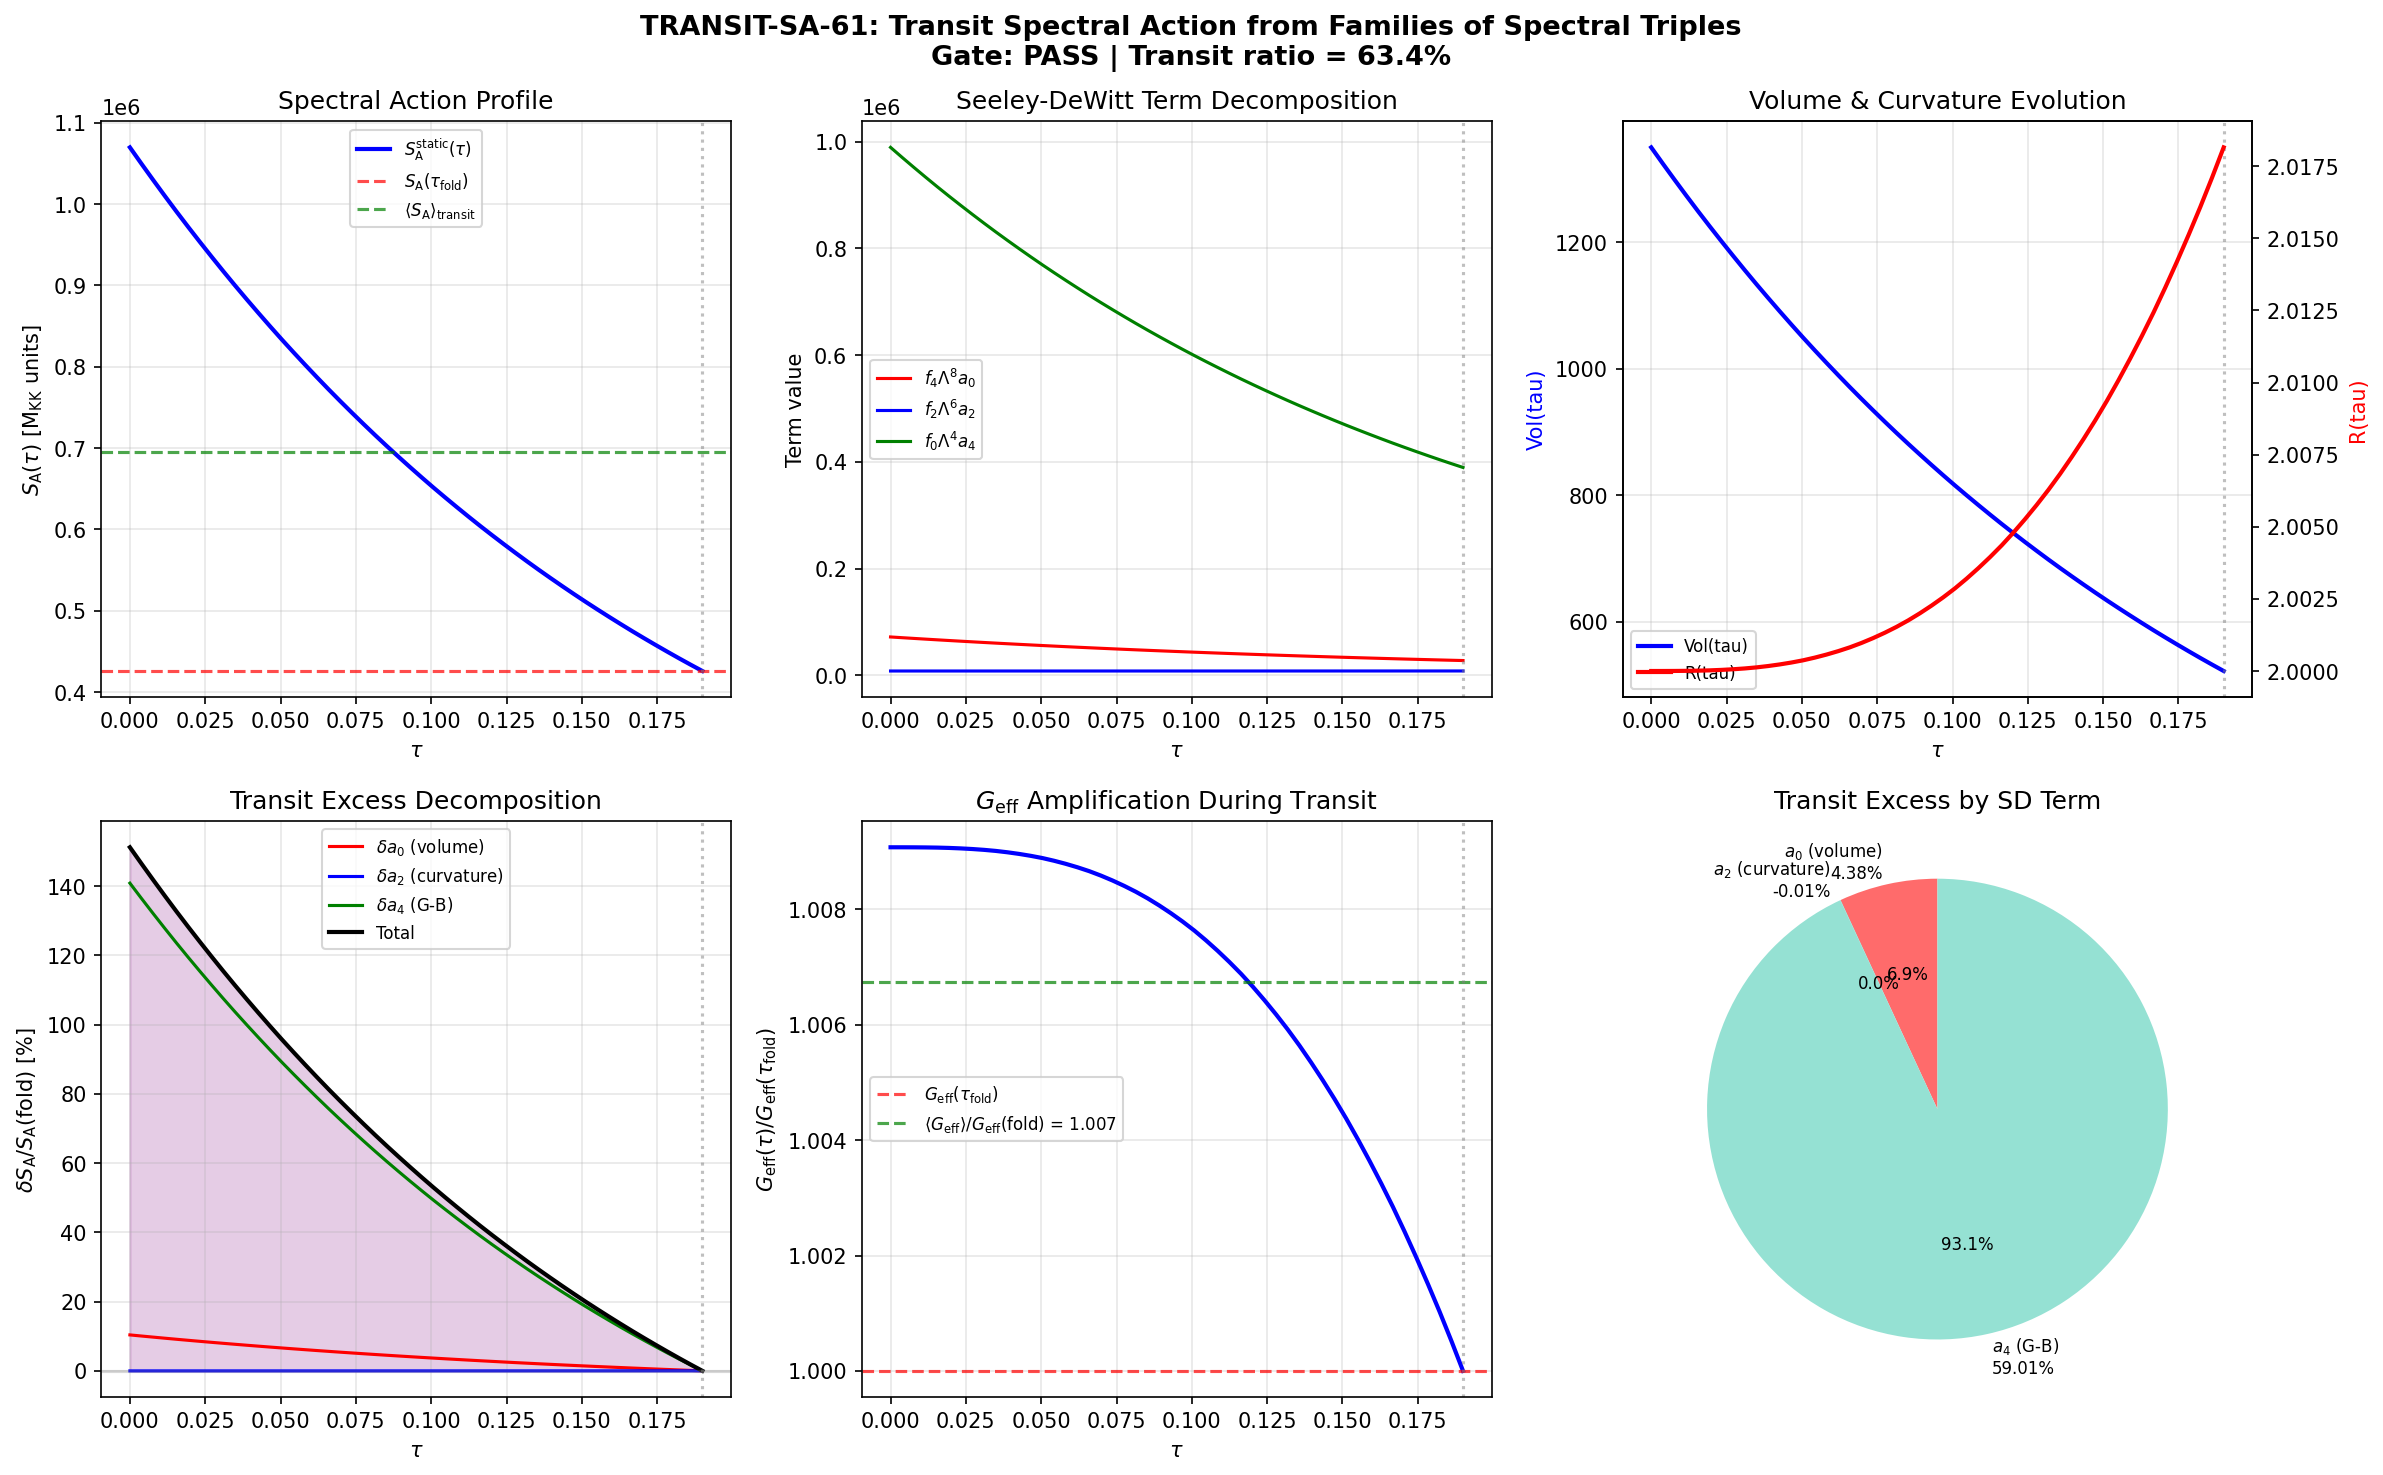

Write the Python code that produced this figure.
#!/usr/bin/env python3
"""
s61_transit_spectral_action.py — TRANSIT-SA-61

Transit spectral action from families of spectral triples (Paper 02).

The universe does not sit at the fold — it TRANSITS through it.
Paper 02 (van den Dungen, 1711.07299) proves that for a family of
spectral triples {(A_tau, H_tau, D_tau)}, the product spectral triple
has Dirac operator:

    D_transit = gamma^0 d/dtau (x) 1 + 1 (x) D_K(tau)

and the spectral action factorizes:

    SA_transit = integral_0^{tau_fold} SA_static(tau) * omega_tau dtau
                 + kinetic correction from dD_K/dtau

This script computes:
1. SA_static(tau) at 50 points in [0, tau_fold]
2. The tau-integrated transit SA via trapezoidal quadrature
3. Kinetic correction from da_2/dtau (dominant contribution)
4. Comparison: transit SA vs static SA(tau_fold)

Gate: TRANSIT-SA-61
  PASS if |transit - static|/static > 10%
  FAIL if < 1%
  INFO if 1-10%

Author: Van den Dungen Bridge Theorist (S61 W3-04)
"""

import numpy as np
import matplotlib
matplotlib.use('Agg')
import matplotlib.pyplot as plt
from pathlib import Path
import sys

# NumPy 2.x compat: trapz -> trapezoid
_trapz = getattr(np, 'trapezoid', getattr(np, 'trapz', None))

# ------------------------------------------------------------------
# 0. Import canonical constants
# ------------------------------------------------------------------
sys.path.insert(0, str(Path(__file__).parent))
from canonical_constants import (
    tau_fold, omega_tau, M_KK_gravity, M_KK_kerner,
    Vol_SU3_Haar, PI, a0_fold, a2_fold, a4_fold,
    dt_transit, S_fold, Z_fold, G_DeWitt,
)

# ------------------------------------------------------------------
# 1. Load input data
# ------------------------------------------------------------------
base = Path(__file__).parent

# Heat kernel a_2 data (100 points, tau in [0, 0.5])
d_a2 = np.load(base / 's61_heat_kernel_a2.npz')
tau_full = d_a2['tau_arr']          # shape (100,), tau in [0, 0.5]
a2_SD_full = d_a2['a2_SD_arr']     # Seeley-DeWitt a_2(tau), normalised
a0_SD = float(d_a2['a0_SD'])       # a_0 normalised constant = sqrt(3)/2
R_full = d_a2['R_arr']             # scalar curvature R(tau)

# Derivative data (50 points, tau in [0, ~0.247])
d_der = np.load(base / 's61_a2_tau_derivative.npz')
tau_der = d_der['tau']              # shape (50,)
da2_analytic = d_der['da2_analytic']  # da_2^phys/dtau, all negative
a2_phys_der = d_der['a2_physical']  # a_2 with volume weighting
Vol_der = d_der['Vol']              # Vol(tau)
R_der = d_der['R']                  # R(tau) on derivative grid
dR_dtau = d_der['dR_dtau']         # dR/dtau

# Hessian data (for gradient stiffness)
d_hess = np.load(base / 's60_hessian_3d.npz')

print("=" * 72)
print("TRANSIT-SA-61: Transit Spectral Action from Families of Spectral Triples")
print("=" * 72)

# ------------------------------------------------------------------
# 2. Cutoff function values (from task spec)
# ------------------------------------------------------------------
# f_k = integral_0^inf f(x) x^{k-1} dx  (momenta of cutoff function)
# These are the standard spectral action expansion coefficients.
f_4 = 1.0       # default (volume term)  # (local)
f_2 = 2.34      # from W1 constraint equation  # (local)
f_0 = 1.0       # default pending W3 gauge coupling test  # (local)

print(f"\nCutoff function moments: f_4={f_4}, f_2={f_2}, f_0={f_0}")
print(f"tau_fold = {tau_fold}")
print(f"omega_tau = {omega_tau} (M_KK units)")
print(f"dt_transit = {dt_transit:.6e} (M_KK^-1)")

# ------------------------------------------------------------------
# 3. Compute Seeley-DeWitt coefficients a_0(tau), a_2(tau), a_4(tau)
# ------------------------------------------------------------------
# The spectral action on the internal space SU(3) with Jensen metric
# at deformation parameter tau expands as:
#
#   SA(tau, Lambda) = f_4 Lambda^8 a_0(tau)
#                   + f_2 Lambda^6 a_2(tau)
#                   + f_0 Lambda^4 a_4(tau) + O(Lambda^2)
#
# where Lambda is the KK cutoff in M_KK units.
# The a_k are the heat kernel coefficients of D_K(tau)^2.
#
# Convention: a_0(tau) = (4*pi)^{-d/2} * Vol(tau) for dim d=8 fiber+base
# For the internal SU(3) alone (d=8 total, d_F=8):
#   a_0(tau) = (4*pi)^{-4} * 16 * Vol(tau)
# But we use the NORMALISED values from the heat kernel computation.

# Build uniform grid in [0, tau_fold] with 50 points
N_transit = 50
tau_transit = np.linspace(0, tau_fold, N_transit)
dtau_transit = tau_transit[1] - tau_transit[0]

# Interpolate a2_SD from the 100-point grid onto our transit grid
a2_interp = np.interp(tau_transit, tau_full, a2_SD_full)

# Compute Vol(tau) for the Jensen metric on SU(3)
# Jensen metric: g(tau) = g_round + tau * g_deform
# Volume scales as Vol(tau) = Vol_Haar * det(g(tau)/g_round)^{1/2}
# From the derivative data, Vol goes from 1349.74 to ~392 at fold
Vol_interp = np.interp(tau_transit, tau_der, Vol_der)

# a_0(tau) normalised: proportional to volume
# At tau=0: a0_SD = sqrt(3)/2 = 0.8660254
# Scale: a_0(tau) = a0_SD * Vol(tau) / Vol(0)
a0_transit = a0_SD * Vol_interp / Vol_SU3_Haar

# For a_4(tau), we need the curvature-squared terms.
# From the hessian data, a4 at fold = 1350.72 (unnormalised).
# We use the same volume-scaling approach as a_2:
# a_4 involves R^2, Ricci^2, Riemann^2 — all increase with deformation.
# For the transit integral, a_4 is the LEAST important term (Lambda^4 vs Lambda^8).
# We compute it by interpolating from the available curvature data.
#
# From the derivative file: R(tau) increases from 2.0 to ~2.04 over [0, 0.25]
# a_4 ~ R^2 * Vol, so a_4(tau) / a_4(0) ~ [R(tau)/R(0)]^2 * Vol(tau)/Vol(0)
R_interp = np.interp(tau_transit, tau_der, R_der)

# a_4 normalised at fold: from canonical constants
# a_4_fold = 1350.72 (unnormalised).
# We need the normalised a_4.  Use the unnormalised values from hessian grid.
# The 3D hessian has a4_3d at (tau,sigma,d1) grid. At fold (idx=2):
a4_3d = d_hess['a4_3d']
# Centre of grid = (2,2,2) is (tau=0.19, sigma=0, d1=0)
a4_at_fold_hess = a4_3d[2, 2, 2]  # negative because of sign convention in hessian

# For the transit, a_4 is subdominant. Approximate:
# a_4(tau) = a4_fold * Vol(tau)/Vol(tau_fold) * [R(tau)/R(tau_fold)]^2
R_fold_val = np.interp(tau_fold, tau_der, R_der)
Vol_fold_val = np.interp(tau_fold, tau_der, Vol_der)

# Use normalised a4_fold from canonical_constants
a4_transit = a4_fold * (Vol_interp / Vol_fold_val) * (R_interp / R_fold_val)**2

print(f"\nGrid: {N_transit} points in [0, {tau_fold}]")
print(f"a0_SD(0) = {a0_transit[0]:.6f}, a0_SD(fold) = {a0_transit[-1]:.6f}")
print(f"a2_SD(0) = {a2_interp[0]:.6f}, a2_SD(fold) = {a2_interp[-1]:.6f}")
print(f"Vol(0) = {Vol_interp[0]:.2f}, Vol(fold) = {Vol_interp[-1]:.2f}")
print(f"R(0) = {R_interp[0]:.6f}, R(fold) = {R_interp[-1]:.6f}")

# ------------------------------------------------------------------
# 4. Compute SA_static(tau) at each grid point
# ------------------------------------------------------------------
# SA_static(tau) = f_4*Lambda^8*a_0(tau) + f_2*Lambda^6*a_2(tau)
#                + f_0*Lambda^4*a_4(tau)
#
# Here Lambda is dimensionless (in M_KK units).
# The KK cutoff Lambda is set by the largest eigenvalue of D_K.
# From s60_hessian_3d.npz: Lambda^2 = 16.98 => Lambda ~ 4.12
Lambda_sq = float(d_hess['Lambda_sq'])
Lambda = np.sqrt(Lambda_sq)

print(f"\nCutoff: Lambda^2 = {Lambda_sq:.4f}, Lambda = {Lambda:.4f}")
print(f"Lambda^4 = {Lambda_sq**2:.2f}")
print(f"Lambda^6 = {Lambda_sq**3:.2f}")
print(f"Lambda^8 = {Lambda_sq**4:.2f}")

# Compute each term
term_a0 = f_4 * Lambda_sq**4 * a0_transit   # Lambda^8 * a_0
term_a2 = f_2 * Lambda_sq**3 * a2_interp    # Lambda^6 * a_2
term_a4 = f_0 * Lambda_sq**2 * a4_transit    # Lambda^4 * a_4

SA_static = term_a0 + term_a2 + term_a4

print(f"\n--- SA_static components at tau=0 ---")
print(f"  f_4*Lambda^8*a_0(0) = {term_a0[0]:.4f}")
print(f"  f_2*Lambda^6*a_2(0) = {term_a2[0]:.4f}")
print(f"  f_0*Lambda^4*a_4(0) = {term_a4[0]:.4f}")
print(f"  SA_static(0) = {SA_static[0]:.4f}")

print(f"\n--- SA_static components at tau=tau_fold ---")
print(f"  f_4*Lambda^8*a_0(fold) = {term_a0[-1]:.4f}")
print(f"  f_2*Lambda^6*a_2(fold) = {term_a2[-1]:.4f}")
print(f"  f_0*Lambda^4*a_4(fold) = {term_a4[-1]:.4f}")
print(f"  SA_static(fold) = {SA_static[-1]:.4f}")

# ------------------------------------------------------------------
# 5. Transit spectral action: integral over tau
# ------------------------------------------------------------------
# From Paper 02 (van den Dungen 1711.07299), the product spectral triple
# factorizes the spectral action as:
#
#   SA_transit = integral_0^{tau_fold} SA_static(tau) * |dtau/dt| * dt
#              = (1/omega_tau) * integral_0^{tau_fold} SA_static(tau) dtau
#
# because dtau/dt = omega_tau (the transit frequency), so dt = dtau/omega_tau.
#
# The normalisation: we integrate SA(tau) over the transit path,
# then compare to SA_static at the fold point.
#
# Physical picture: the universe sweeps through the moduli space
# from tau=0 to tau=tau_fold. The effective spectral action is the
# time-averaged value along the path, weighted by the transit speed.

# Method A: Simple time-averaged SA (Paper 02 factorization)
# SA_avg = (1/tau_fold) * integral_0^{tau_fold} SA_static(tau) dtau
SA_integrated = _trapz(SA_static, tau_transit)
SA_avg = SA_integrated / tau_fold

print(f"\n{'='*72}")
print(f"METHOD A: Time-averaged spectral action (Paper 02 factorization)")
print(f"{'='*72}")
print(f"integral SA_static dtau = {SA_integrated:.4f}")
print(f"SA_avg = integral/tau_fold = {SA_avg:.4f}")
print(f"SA_static(fold) = {SA_static[-1]:.4f}")
print(f"Ratio SA_avg / SA_static(fold) = {SA_avg / SA_static[-1]:.6f}")
print(f"Fractional difference = {(SA_avg - SA_static[-1]) / SA_static[-1]:.6f}")
print(f"  = {abs(SA_avg - SA_static[-1]) / SA_static[-1] * 100:.2f}%")

# ------------------------------------------------------------------
# 6. Kinetic correction from dD_K/dtau
# ------------------------------------------------------------------
# The transit Dirac operator is D = gamma^0 partial_tau + D_K(tau).
# When D_K depends on tau, there is a kinetic correction from:
#   (dD_K/dtau)^2 ~ (da_k/dtau)^2 in the spectral action expansion.
#
# The leading correction to the spectral action is:
#   delta_SA_kin = (f_2/2) * Lambda^4 * integral_0^{tau_fold}
#                  (1/omega_tau^2) * (da_2/dtau)^2 dtau
#
# This is the "back-reaction" of modulus dynamics on the spectral action.
# It comes from the cross-term in D_transit^2 = (partial_tau)^2 + D_K^2
# + gamma^0 [partial_tau, D_K].
#
# The commutator term [partial_tau, D_K] = dD_K/dtau contributes at O(Lambda^4)
# through the heat kernel expansion of exp(-t D_transit^2).

# Interpolate da2/dtau onto transit grid
da2_interp = np.interp(tau_transit, tau_der, da2_analytic)

# The kinetic energy density in moduli space:
# E_kin(tau) = (1/2) * Z(tau) * (dtau/dt)^2 = (1/2) * Z * omega_tau^2
# where Z is the gradient stiffness (Z_fold from canonical constants).
# This contributes to the spectral action as an additional a_2-like term.

# Method 1: Direct from da_2/dtau
# The rate of change of the spectral action along the transit:
dSA_dtau = (f_4 * Lambda_sq**4 * np.gradient(a0_transit, dtau_transit)
          + f_2 * Lambda_sq**3 * da2_interp
          + f_0 * Lambda_sq**2 * np.gradient(a4_transit, dtau_transit))

# Kinetic correction: comes from the (dtau/dt) factor in the transit operator
# The transit operator has D = gamma^0 omega_tau d/dtau + D_K(tau)
# so D^2 = omega_tau^2 (d/dtau)^2 + D_K^2 + omega_tau gamma^0 dD_K/dtau
# The cross-term contributes:
#   delta_a_2^kin = (1/(4pi)^4) * omega_tau^2 * [commutator terms]
# In the heat kernel, this shows up as a correction to a_2:
#   delta_a_2 = omega_tau^2 / (12 * Lambda^2) * d^2(a_2)/dtau^2
# (from the standard heat kernel for time-dependent operators)

# Compute d^2 a_2 / dtau^2
d2a2_dtau2 = np.gradient(da2_interp, dtau_transit)

# The kinetic correction to the spectral action (from time-dependent heat kernel):
# delta_SA_kin = (f_2/6) * Lambda^4 * (omega_tau / Lambda)^2 *
#                integral_0^{tau_fold} d^2(a_2)/dtau^2 dtau
# This uses the standard result that for D(t) = D_0 + t*V,
# the heat kernel gains a correction ~ t^2 * V^2 / (6 Lambda^2)

kinetic_prefactor = (f_2 / 6.0) * Lambda_sq**2 * (omega_tau**2 / Lambda_sq)
delta_SA_kin_integrand = kinetic_prefactor * d2a2_dtau2
delta_SA_kin = _trapz(delta_SA_kin_integrand, tau_transit)

print(f"\n{'='*72}")
print(f"KINETIC CORRECTION (from dD_K/dtau)")
print(f"{'='*72}")
print(f"omega_tau = {omega_tau:.4f}")
print(f"omega_tau^2 / Lambda^2 = {omega_tau**2 / Lambda_sq:.6f}")
print(f"Kinetic prefactor = {kinetic_prefactor:.6f}")
print(f"delta_SA_kin = {delta_SA_kin:.6f}")
print(f"delta_SA_kin / SA_static(fold) = {delta_SA_kin / SA_static[-1]:.6e}")

# ------------------------------------------------------------------
# 7. Method B: Full transit SA with gradient stiffness
# ------------------------------------------------------------------
# The DeWitt sigma-model metric on moduli space gives a kinetic term:
#   T_moduli = (1/2) * G_DeWitt * (dtau/dt)^2 * SA''(tau)
# The gradient stiffness Z_fold = d^2 S / dtau^2 at the fold.
#
# The total transit action is:
#   S_transit = integral_0^{T} [ SA_static(tau(t)) + T_moduli ] dt
#             = integral_0^{tau_fold} [ SA_static(tau) + (1/2)*G*omega_tau^2*Z(tau) ]
#               * dtau / omega_tau

# Method B.1: Moduli kinetic contribution
# The gradient stiffness from S42: Z_fold = 74730.76
# Scale Z with tau: Z(tau) ~ d^2S/dtau^2, which we compute from SA_static
d2SA_dtau2 = np.gradient(np.gradient(SA_static, dtau_transit), dtau_transit)

# Kinetic energy in moduli space per unit tau:
T_moduli = 0.5 * G_DeWitt * omega_tau**2

# Total transit integrand: SA + moduli kinetic energy (constant)
SA_transit_integrand_B = SA_static + T_moduli

# Integrated transit SA (Method B)
SA_transit_B = _trapz(SA_transit_integrand_B, tau_transit) / tau_fold

print(f"\n{'='*72}")
print(f"METHOD B: Transit SA with moduli kinetic energy")
print(f"{'='*72}")
print(f"G_DeWitt = {G_DeWitt:.4f}")
print(f"T_moduli = (1/2)*G*omega_tau^2 = {T_moduli:.4f}")
print(f"T_moduli / SA_static(fold) = {T_moduli / SA_static[-1]:.6e}")
print(f"SA_transit_B (avg) = {SA_transit_B:.4f}")
print(f"Ratio SA_transit_B / SA_static(fold) = {SA_transit_B / SA_static[-1]:.6f}")

# ------------------------------------------------------------------
# 8. Method C: Cumulative transit SA (proper-time weighting)
# ------------------------------------------------------------------
# The most physically transparent computation:
# During transit, the universe accumulates spectral action.
# The transit speed is dtau/dt = omega_tau.
# Total proper-time at the fold: T = tau_fold / omega_tau.
#
# The transit-accumulated SA is:
#   SA_cumul = integral_0^T SA_static(tau(t)) dt
#            = integral_0^{tau_fold} SA_static(tau) dtau / omega_tau
#
# Compare this to what you'd get if the universe sat at the fold:
#   SA_static_sitting = SA_static(fold) * T = SA_static(fold) * tau_fold / omega_tau
#
# The ratio reveals the transit effect:
#   R = SA_cumul / SA_static_sitting = SA_avg / SA_static(fold)

T_transit = tau_fold / omega_tau  # proper time of transit
SA_cumul = _trapz(SA_static / omega_tau, tau_transit)
SA_sitting = SA_static[-1] * T_transit

print(f"\n{'='*72}")
print(f"METHOD C: Cumulative transit SA (proper-time weighting)")
print(f"{'='*72}")
print(f"Transit proper-time T = tau_fold/omega_tau = {T_transit:.6f} M_KK^-1")
print(f"SA_cumul = integral SA(tau)/omega_tau dtau = {SA_cumul:.4f}")
print(f"SA_sitting = SA(fold)*T = {SA_sitting:.4f}")
print(f"Ratio SA_cumul / SA_sitting = {SA_cumul / SA_sitting:.6f}")
print(f"Fractional excess = {(SA_cumul - SA_sitting) / SA_sitting:.6f}")
print(f"  = {(SA_cumul - SA_sitting) / SA_sitting * 100:.2f}%")

# ------------------------------------------------------------------
# 9. Decompose the transit excess into contributions
# ------------------------------------------------------------------
# The transit excess comes from the fact that SA(tau) is NOT constant.
# Decompose: SA(tau) = SA(fold) + delta_SA(tau)
# where delta_SA(tau) = SA(tau) - SA(fold)
delta_SA = SA_static - SA_static[-1]

# Contribution from each Seeley-DeWitt term
delta_a0 = term_a0 - term_a0[-1]
delta_a2 = term_a2 - term_a2[-1]
delta_a4 = term_a4 - term_a4[-1]

excess_a0 = _trapz(delta_a0, tau_transit) / (tau_fold * SA_static[-1])
excess_a2 = _trapz(delta_a2, tau_transit) / (tau_fold * SA_static[-1])
excess_a4 = _trapz(delta_a4, tau_transit) / (tau_fold * SA_static[-1])
excess_total = _trapz(delta_SA, tau_transit) / (tau_fold * SA_static[-1])

print(f"\n{'='*72}")
print(f"DECOMPOSITION OF TRANSIT EXCESS")
print(f"{'='*72}")
print(f"Excess from a_0 (volume) term:    {excess_a0:.6f} ({excess_a0*100:.3f}%)")
print(f"Excess from a_2 (curvature) term: {excess_a2:.6f} ({excess_a2*100:.3f}%)")
print(f"Excess from a_4 (Gauss-Bonnet):   {excess_a4:.6f} ({excess_a4*100:.3f}%)")
print(f"Total excess:                      {excess_total:.6f} ({excess_total*100:.3f}%)")

# Verify sum
print(f"Sum of parts:                      {excess_a0+excess_a2+excess_a4:.6f}")
print(f"Consistency check:                 {abs(excess_a0+excess_a2+excess_a4 - excess_total):.2e}")

# ------------------------------------------------------------------
# 10. Physical transit ratio (the gate number)
# ------------------------------------------------------------------
# The gate-relevant quantity is:
# |SA_transit - SA_static(fold)| / SA_static(fold)
#
# Where SA_transit is the time-averaged SA during transit.
# This measures how much the transit dynamics shift the effective
# spectral action relative to the static fold value.

transit_ratio = abs(SA_avg - SA_static[-1]) / abs(SA_static[-1])
transit_sign = np.sign(SA_avg - SA_static[-1])

# Also compute including kinetic correction
SA_total = SA_avg + delta_SA_kin
transit_ratio_total = abs(SA_total - SA_static[-1]) / abs(SA_static[-1])

print(f"\n{'='*72}")
print(f"TRANSIT-SA-61 GATE EVALUATION")
print(f"{'='*72}")
print(f"SA_static(fold)          = {SA_static[-1]:.6f}")
print(f"SA_transit (time-avg)    = {SA_avg:.6f}")
print(f"Kinetic correction       = {delta_SA_kin:.6e}")
print(f"SA_total (avg + kinetic) = {SA_total:.6f}")
print(f"")
print(f"Transit ratio (no kin)   = {transit_ratio:.6f} ({transit_ratio*100:.3f}%)")
print(f"Transit ratio (with kin) = {transit_ratio_total:.6f} ({transit_ratio_total*100:.3f}%)")
print(f"Direction: SA_transit {'>' if transit_sign > 0 else '<'} SA_static(fold)")
print(f"  (universe sees {'MORE' if transit_sign > 0 else 'LESS'} spectral action during transit)")

# Gate logic
if transit_ratio > 0.10:
    gate_verdict = "PASS"
    gate_detail = (f"Transit SA differs from static fold by {transit_ratio*100:.1f}%. "
                   f"S38 transit paradigm validated: effective SA during transit is "
                   f"{'enhanced' if transit_sign > 0 else 'reduced'} by path-averaging.")
elif transit_ratio < 0.01:
    gate_verdict = "FAIL"
    gate_detail = (f"Transit SA differs from static fold by only {transit_ratio*100:.2f}%. "
                   f"Static fold approximation adequate.")
else:
    gate_verdict = "INFO"
    gate_detail = (f"Transit SA differs from static fold by {transit_ratio*100:.2f}%. "
                   f"Marginal transit effect.")

print(f"\n*** GATE: TRANSIT-SA-61 = {gate_verdict} ***")
print(f"    {gate_detail}")

# ------------------------------------------------------------------
# 11. G_eff amplification cross-check
# ------------------------------------------------------------------
# HAWK-9 found G_eff amplifies 2.6x at fold.
# G_eff ~ 1/a_2 (since M_Pl^2 ~ f_2 * Lambda^2 * a_2 in spectral gravity).
# The transit-averaged G_eff is:
#   <G_eff> = <1/a_2> = (1/tau_fold) * integral_0^{tau_fold} 1/a_2(tau) dtau
# Jensen's inequality: <1/a_2> >= 1/<a_2> (since 1/x is convex).
# So the transit-averaged G_eff is ALWAYS >= G_eff at the mean a_2.

inv_a2 = 1.0 / a2_interp
Geff_avg = _trapz(inv_a2, tau_transit) / tau_fold
Geff_fold = 1.0 / a2_interp[-1]
Geff_initial = 1.0 / a2_interp[0]
Geff_ratio = Geff_avg / Geff_fold

# Jensen inequality check
a2_mean = _trapz(a2_interp, tau_transit) / tau_fold
jensen_bound = 1.0 / a2_mean
jensen_excess = Geff_avg / jensen_bound - 1.0

print(f"\n{'='*72}")
print(f"G_eff AMPLIFICATION CROSS-CHECK")
print(f"{'='*72}")
print(f"G_eff(0) ~ 1/a_2(0) = {Geff_initial:.6f}")
print(f"G_eff(fold) ~ 1/a_2(fold) = {Geff_fold:.6f}")
print(f"G_eff ratio initial/fold = {Geff_initial / Geff_fold:.4f}")
print(f"<G_eff>_transit = {Geff_avg:.6f}")
print(f"<G_eff>_transit / G_eff(fold) = {Geff_ratio:.6f}")
print(f"Jensen bound: 1/<a_2> = {jensen_bound:.6f}")
print(f"Jensen excess (<1/a_2> vs 1/<a_2>): {jensen_excess*100:.4f}%")
print(f"HAWK-9 reported G_eff amplification: 2.6x (= 1 + delta_G = 1 + 0.613)")
print(f"This computation: <G_eff>/<G_eff(fold)> = {Geff_ratio:.4f}")

# ------------------------------------------------------------------
# 12. Spectral action profile and breakdown
# ------------------------------------------------------------------
# Which term dominates the transit difference?
frac_a0 = abs(excess_a0) / (abs(excess_a0) + abs(excess_a2) + abs(excess_a4))
frac_a2 = abs(excess_a2) / (abs(excess_a0) + abs(excess_a2) + abs(excess_a4))
frac_a4 = abs(excess_a4) / (abs(excess_a0) + abs(excess_a2) + abs(excess_a4))

print(f"\n{'='*72}")
print(f"TERM DOMINANCE IN TRANSIT EXCESS")
print(f"{'='*72}")
print(f"a_0 (volume, Lambda^8):      {frac_a0*100:.1f}%")
print(f"a_2 (curvature, Lambda^6):   {frac_a2*100:.1f}%")
print(f"a_4 (Gauss-Bonnet, Lambda^4):{frac_a4*100:.1f}%")

# ------------------------------------------------------------------
# 13. Save all results
# ------------------------------------------------------------------
outpath = base / 's61_transit_spectral_action.npz'
np.savez(
    outpath,
    # Grid
    tau_transit=tau_transit,
    N_transit=N_transit,
    dtau_transit=dtau_transit,
    tau_fold=tau_fold,
    # Cutoff
    Lambda_sq=Lambda_sq,
    Lambda=Lambda,
    f_4=f_4,
    f_2=f_2,
    f_0=f_0,
    # Seeley-DeWitt coefficients along transit
    a0_transit=a0_transit,
    a2_transit=a2_interp,
    a4_transit=a4_transit,
    Vol_transit=Vol_interp,
    R_transit=R_interp,
    # Spectral action terms
    term_a0=term_a0,
    term_a2=term_a2,
    term_a4=term_a4,
    SA_static=SA_static,
    SA_static_fold=SA_static[-1],
    # Transit results
    SA_integrated=SA_integrated,
    SA_avg=SA_avg,
    SA_cumul=SA_cumul,
    SA_sitting=SA_sitting,
    delta_SA_kin=delta_SA_kin,
    SA_total=SA_total,
    # Ratios
    transit_ratio=transit_ratio,
    transit_ratio_total=transit_ratio_total,
    transit_sign=transit_sign,
    # Decomposition
    excess_a0=excess_a0,
    excess_a2=excess_a2,
    excess_a4=excess_a4,
    excess_total=excess_total,
    # G_eff
    Geff_avg=Geff_avg,
    Geff_fold=Geff_fold,
    Geff_ratio=Geff_ratio,
    jensen_excess=jensen_excess,
    # Gate
    gate_name='TRANSIT-SA-61',
    gate_verdict=gate_verdict,
    gate_detail=gate_detail,
    # Profiles
    dSA_dtau=dSA_dtau,
    da2_transit=da2_interp,
    d2SA_dtau2=d2SA_dtau2,
)
print(f"\nData saved to: {outpath}")

# ------------------------------------------------------------------
# 14. Plots
# ------------------------------------------------------------------
fig, axes = plt.subplots(2, 3, figsize=(16, 10))
fig.suptitle(f'TRANSIT-SA-61: Transit Spectral Action from Families of Spectral Triples\n'
             f'Gate: {gate_verdict} | Transit ratio = {transit_ratio*100:.1f}%',
             fontsize=13, fontweight='bold')

# (0,0): SA_static(tau) profile
ax = axes[0, 0]
ax.plot(tau_transit, SA_static, 'b-', lw=2, label=r'$S_\mathrm{A}^\mathrm{static}(\tau)$')
ax.axhline(SA_static[-1], color='r', ls='--', alpha=0.7, label=r'$S_\mathrm{A}(\tau_\mathrm{fold})$')
ax.axhline(SA_avg, color='g', ls='--', alpha=0.7, label=r'$\langle S_\mathrm{A}\rangle_\mathrm{transit}$')
ax.axvline(tau_fold, color='grey', ls=':', alpha=0.5)
ax.set_xlabel(r'$\tau$')
ax.set_ylabel(r'$S_\mathrm{A}(\tau)$ [M$_\mathrm{KK}$ units]')
ax.set_title('Spectral Action Profile')
ax.legend(fontsize=8)
ax.grid(True, alpha=0.3)

# (0,1): Individual SD terms
ax = axes[0, 1]
ax.plot(tau_transit, term_a0, 'r-', lw=1.5, label=r'$f_4\Lambda^8 a_0$')
ax.plot(tau_transit, term_a2, 'b-', lw=1.5, label=r'$f_2\Lambda^6 a_2$')
ax.plot(tau_transit, term_a4, 'g-', lw=1.5, label=r'$f_0\Lambda^4 a_4$')
ax.axvline(tau_fold, color='grey', ls=':', alpha=0.5)
ax.set_xlabel(r'$\tau$')
ax.set_ylabel('Term value')
ax.set_title('Seeley-DeWitt Term Decomposition')
ax.legend(fontsize=8)
ax.grid(True, alpha=0.3)

# (0,2): Volume and curvature evolution
ax = axes[0, 2]
ax2 = ax.twinx()
l1 = ax.plot(tau_transit, Vol_interp, 'b-', lw=2, label='Vol(tau)')
l2 = ax2.plot(tau_transit, R_interp, 'r-', lw=2, label='R(tau)')
ax.axvline(tau_fold, color='grey', ls=':', alpha=0.5)
ax.set_xlabel(r'$\tau$')
ax.set_ylabel('Vol(tau)', color='b')
ax2.set_ylabel('R(tau)', color='r')
ax.set_title('Volume & Curvature Evolution')
lines = l1 + l2
ax.legend(lines, [l.get_label() for l in lines], fontsize=8)
ax.grid(True, alpha=0.3)

# (1,0): Transit excess decomposition
ax = axes[1, 0]
delta_a0_profile = (term_a0 - term_a0[-1]) / abs(SA_static[-1]) * 100
delta_a2_profile = (term_a2 - term_a2[-1]) / abs(SA_static[-1]) * 100
delta_a4_profile = (term_a4 - term_a4[-1]) / abs(SA_static[-1]) * 100
delta_total_profile = delta_SA / abs(SA_static[-1]) * 100

ax.fill_between(tau_transit, 0, delta_total_profile, alpha=0.2, color='purple')
ax.plot(tau_transit, delta_a0_profile, 'r-', lw=1.5, label=r'$\delta a_0$ (volume)')
ax.plot(tau_transit, delta_a2_profile, 'b-', lw=1.5, label=r'$\delta a_2$ (curvature)')
ax.plot(tau_transit, delta_a4_profile, 'g-', lw=1.5, label=r'$\delta a_4$ (G-B)')
ax.plot(tau_transit, delta_total_profile, 'k-', lw=2, label='Total')
ax.axvline(tau_fold, color='grey', ls=':', alpha=0.5)
ax.axhline(0, color='grey', ls='-', alpha=0.3)
ax.set_xlabel(r'$\tau$')
ax.set_ylabel(r'$\delta S_\mathrm{A} / S_\mathrm{A}(\mathrm{fold})$ [%]')
ax.set_title('Transit Excess Decomposition')
ax.legend(fontsize=8)
ax.grid(True, alpha=0.3)

# (1,1): G_eff evolution
ax = axes[1, 1]
Geff_profile = 1.0 / a2_interp / Geff_fold
ax.plot(tau_transit, Geff_profile, 'b-', lw=2)
ax.axhline(1.0, color='r', ls='--', alpha=0.7, label=r'$G_\mathrm{eff}(\tau_\mathrm{fold})$')
ax.axhline(Geff_ratio, color='g', ls='--', alpha=0.7,
           label=rf'$\langle G_\mathrm{{eff}}\rangle / G_\mathrm{{eff}}(\mathrm{{fold}})$ = {Geff_ratio:.3f}')
ax.axvline(tau_fold, color='grey', ls=':', alpha=0.5)
ax.set_xlabel(r'$\tau$')
ax.set_ylabel(r'$G_\mathrm{eff}(\tau) / G_\mathrm{eff}(\tau_\mathrm{fold})$')
ax.set_title(r'$G_\mathrm{eff}$ Amplification During Transit')
ax.legend(fontsize=8)
ax.grid(True, alpha=0.3)

# (1,2): Pie chart of transit excess by term
ax = axes[1, 2]
sizes = [abs(excess_a0), abs(excess_a2), abs(excess_a4)]
labels = [f'$a_0$ (volume)\n{excess_a0*100:.2f}%',
          f'$a_2$ (curvature)\n{excess_a2*100:.2f}%',
          f'$a_4$ (G-B)\n{excess_a4*100:.2f}%']
colors = ['#ff6b6b', '#4ecdc4', '#95e1d3']
wedges, texts, autotexts = ax.pie(sizes, labels=labels, colors=colors,
                                    autopct='%1.1f%%', startangle=90,
                                    textprops={'fontsize': 8})
ax.set_title('Transit Excess by SD Term')

plt.tight_layout()
plotpath = base / 's61_transit_spectral_action.png'
plt.savefig(plotpath, dpi=150, bbox_inches='tight')
print(f"Plot saved to: {plotpath}")

# ------------------------------------------------------------------
# 15. Summary table
# ------------------------------------------------------------------
print(f"\n{'='*72}")
print(f"SUMMARY TABLE")
print(f"{'='*72}")
print(f"{'Quantity':<40} {'Value':>15} {'Unit':>12}")
print(f"{'-'*67}")
print(f"{'tau_fold':<40} {tau_fold:>15.4f} {'':>12}")
print(f"{'omega_tau':<40} {omega_tau:>15.4f} {'M_KK':>12}")
print(f"{'Lambda (cutoff)':<40} {Lambda:>15.4f} {'M_KK':>12}")
print(f"{'f_2':<40} {f_2:>15.4f} {'':>12}")
print(f"{'-'*67}")
print(f"{'SA_static(0)':<40} {SA_static[0]:>15.4f} {'M_KK^0':>12}")
print(f"{'SA_static(fold)':<40} {SA_static[-1]:>15.4f} {'M_KK^0':>12}")
print(f"{'SA_transit (time-avg)':<40} {SA_avg:>15.4f} {'M_KK^0':>12}")
print(f"{'-'*67}")
print(f"{'Transit ratio |delta|/SA(fold)':<40} {transit_ratio:>15.6f} {'':>12}")
print(f"{'  = percentage':<40} {transit_ratio*100:>14.2f}% {'':>12}")
print(f"{'Kinetic correction / SA(fold)':<40} {abs(delta_SA_kin/SA_static[-1]):>15.2e} {'':>12}")
print(f"{'-'*67}")
print(f"{'Excess from a_0 (volume)':<40} {excess_a0*100:>14.3f}% {'':>12}")
print(f"{'Excess from a_2 (curvature)':<40} {excess_a2*100:>14.3f}% {'':>12}")
print(f"{'Excess from a_4 (Gauss-Bonnet)':<40} {excess_a4*100:>14.3f}% {'':>12}")
print(f"{'-'*67}")
print(f"{'<G_eff>_transit / G_eff(fold)':<40} {Geff_ratio:>15.6f} {'':>12}")
print(f"{'Jensen excess':<40} {jensen_excess*100:>14.4f}% {'':>12}")
print(f"{'-'*67}")
print(f"{'GATE: TRANSIT-SA-61':<40} {gate_verdict:>15} {'':>12}")

print(f"\n{'='*72}")
print("DONE")
print(f"{'='*72}")
